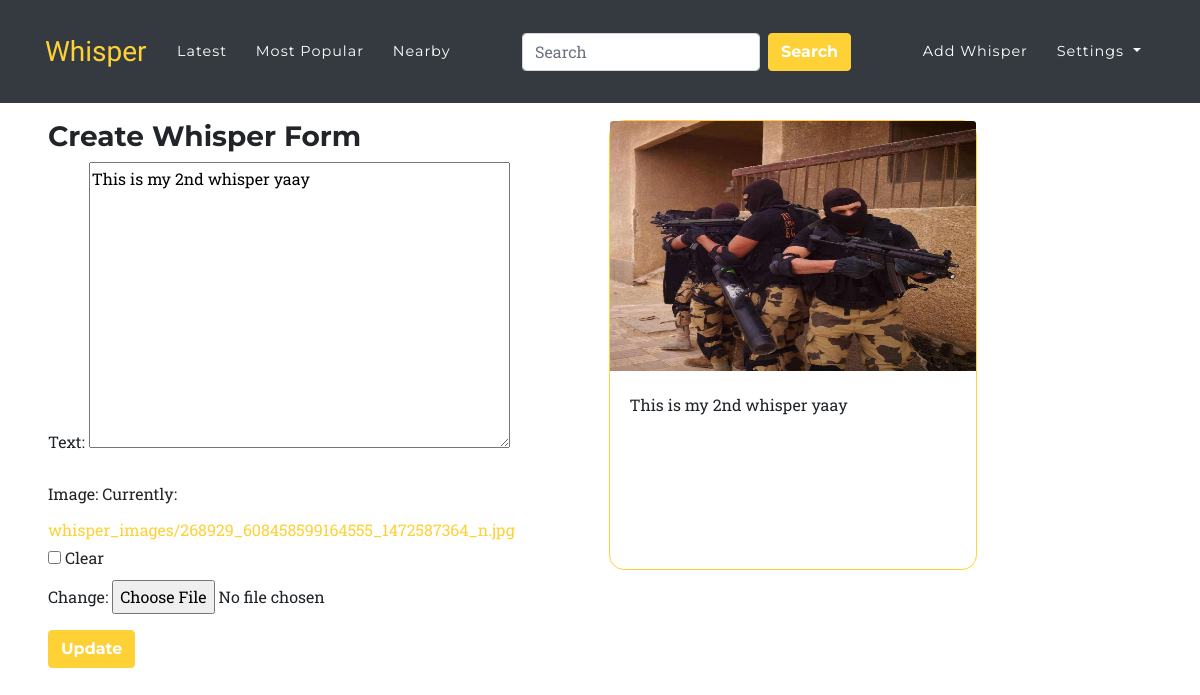
The app's page /story/2/update/ (signed in) with its own data.
### posts/models.py (models this page shows, shortened)
class WhisperBase(models.Model):
    creator=models.ForeignKey(Profile, on_delete=models.CASCADE, related_name= '%(model_name)s')
    text=models.TextField(max_length=100)
    image=models.ImageField(blank=True, null=True, upload_to='whisper_images/', default=generate_random_pic) #found in accounts.names.py
    likes=models.PositiveSmallIntegerField(default=0)
    categories=models.ManyToManyField(Category, null=True, blank=True)
    comments=models.PositiveSmallIntegerField(default=0)
    time_stamp=models.DateTimeField(auto_now_add=True)
    is_liked=models.BooleanField(default=False)
    class Meta:
        abstract=True

class Whisper(WhisperBase):
    class Meta:
        abstract=False
        get_latest_by='-time_stamp'

### posts/views.py (the view, shortened to what this page needs)
# urls.py: path('story/<int:pk>/update/', UpdateWhisper.as_view(), name='update-whisper'),
class UpdateWhisper(WhisperOwnerPermissionMixin,UpdateView):
    model = Whisper
    fields = ['text', 'image']
    template_name = 'update_whisper.html'
    success_url = reverse_lazy('posts:latest')
    redirect_field_name = reverse_lazy('posts:latest')

### posts/views.py (called while the page is built)
    def test_func(self):
        return self.request.user.profile == self.get_object().creator or self.request.user.is_staff

### posts/templates/update_whisper.html (shortened to what this page needs)
{% extends 'base.html' %}
        {% block nav %}
            <nav class="navbar navbar-expand-lg navbar-dark bg-dark fixed-top " id="mainNav">
        {% endblock %}
{% block content%}
<div class="list">
    <div class="row">
    <div class="col-5 mr-5 ml-5">
    <h3>Create Whisper Form</h3>
    <form method="post" enctype="multipart/form-data">
        {{ form.as_p}}
    <button class="btn btn-primary" type="submit">Update</button>
    </form>
    </div>
    <div class="col-4">
            <div class="card" style='width: 23rem; '>
              <img class="card-img-top" src="{{whisper.image.url}}" style="height:250px" alt="Card image cap">
              <div class="card-body">
                <p class="card-text">{{ whisper.text}}</p>
              </div>
            </div>
    </div>
</div>
</div>
{% endblock%}

### static/css/base.css (style rules this page uses)
body { overflow-x: hidden; font-family: 'Roboto Slab', 'Helvetica Neue', Helvetica, Arial, sans-serif; }
p { line-height: 1.75; }
a { color: #fed136; }
h1, h2, h3, h4, h5, h6 { font-weight: 700; font-family: 'Montserrat', 'Helvetica Neue', Helvetica, Arial, sans-serif; }
.btn { font-family: 'Montserrat', 'Helvetica Neue', Helvetica, Arial, sans-serif; font-weight: 700; }
.btn-primary { background-color: #fed136; border-color: #fed136; }
@media (min-width: 992px) { #mainNav { padding-top: 25px; padding-bottom: 25px; -webkit-transition: padding-top 0.3s, padding-bottom 0.3s; -moz-transition: padding-top 0.3s, padding-bottom 0.3s; transition: padding-top 0.3s, padding-bottom 0.3s; border: none; background-color: transparent; } }
.list { margin-top: 120px; }
.card { border-radius: 15px; border-color: #fed136; height: 450px; }
.card-text { margin-bottom: 70px; }

### records on screen
Whisper: text "This is my 2nd whisper yaay", image (picture)
